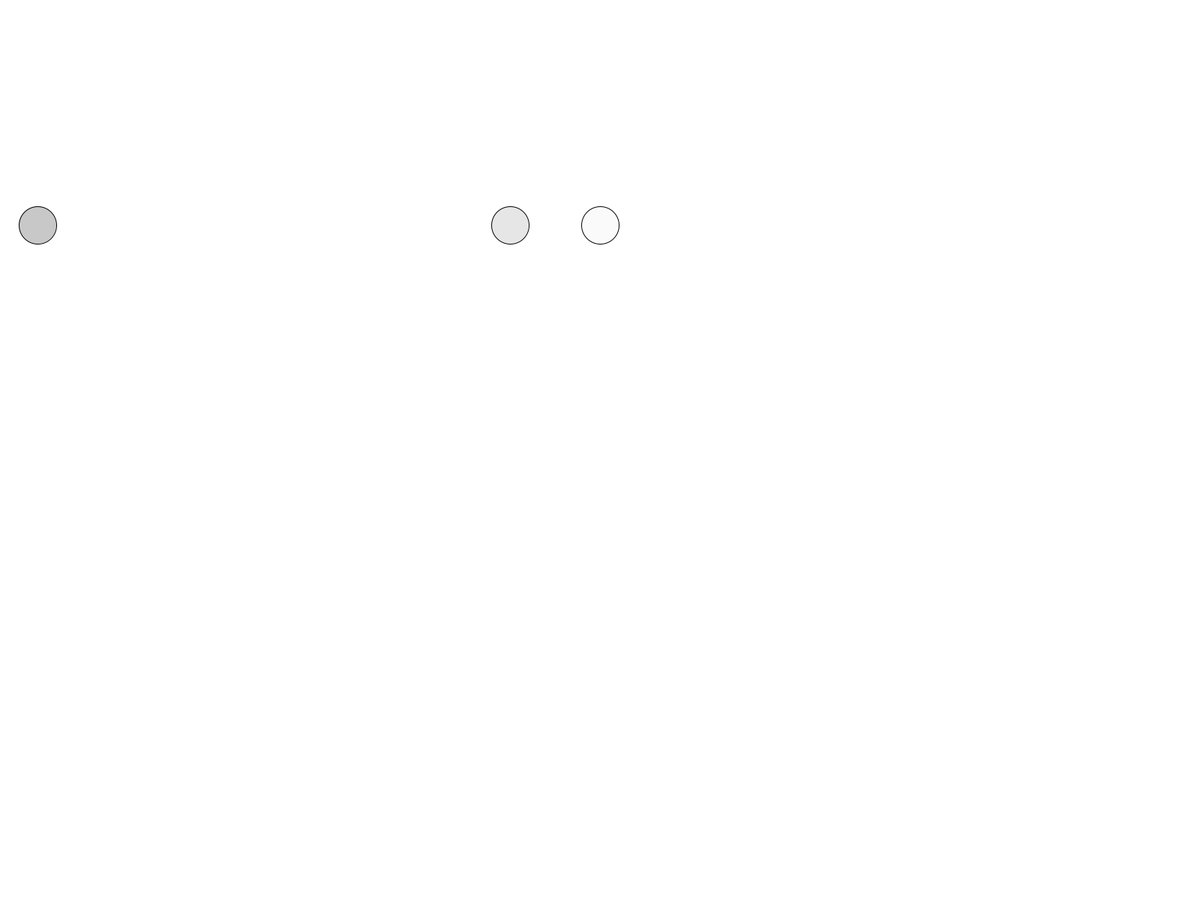
Frame 1 (no input)
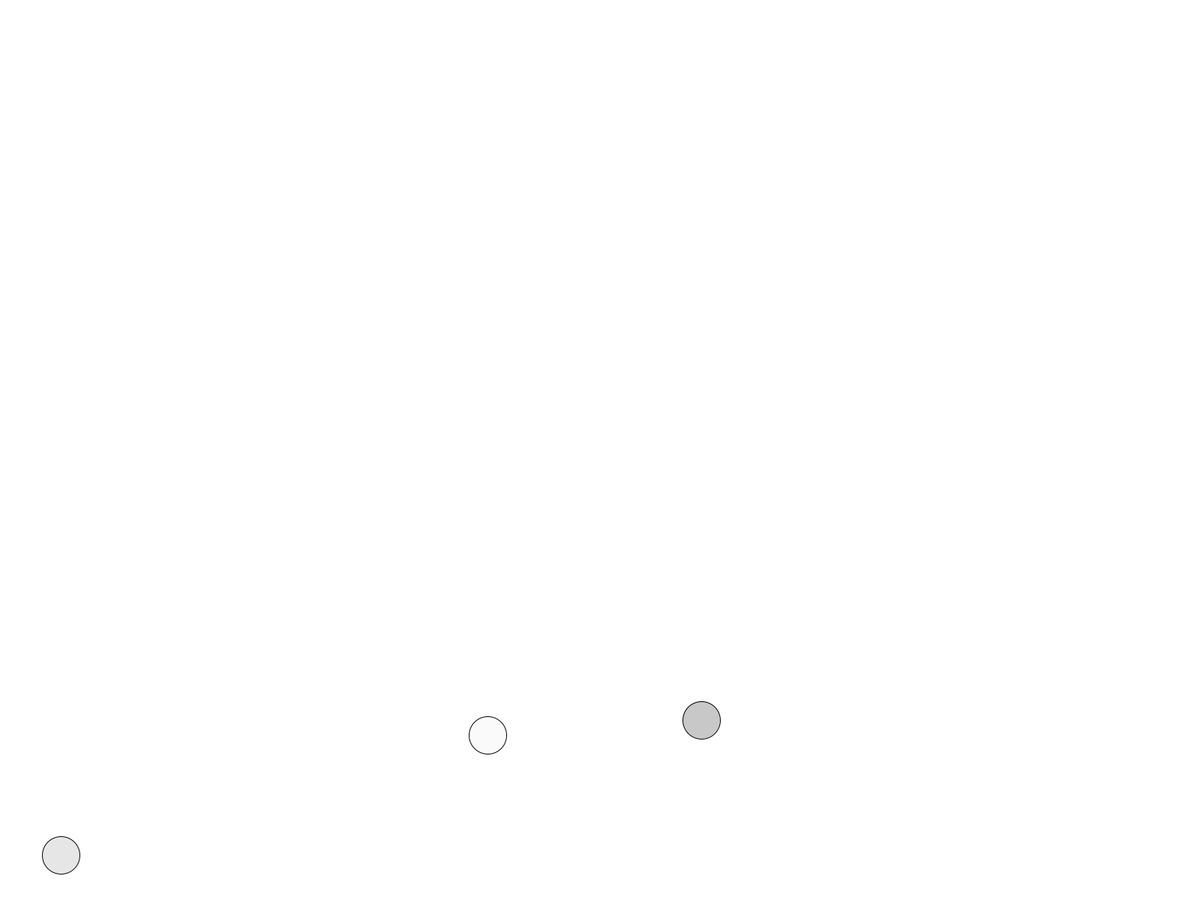
Frame 60 (the mouse pressed at the canvas centre just before this capture)
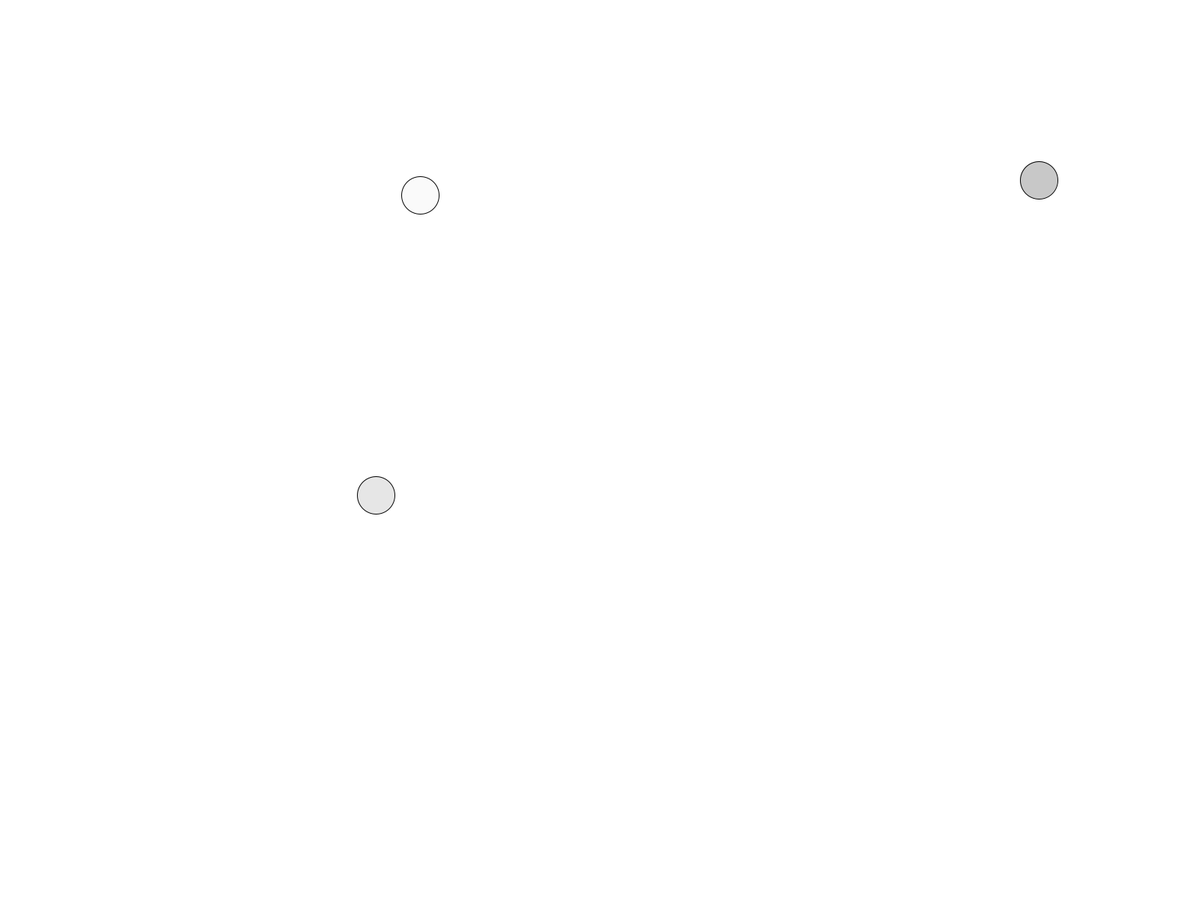
Frame 120 (the mouse held since frame 60 and released just before this capture)

The Processing sketch that drew these frames (run headless with seeded random() and noise(); from frame 60 on, the mouse is pressed at the canvas centre):

// Processing sketch: U1_Project2_Sneha_
// ── U1_Project2_Sneha_.pde
float x1 = 50;
float y1 = 300;
float x2 = 680;
float y2 = 300;
float X2 = 800; 
float Y2 = 300; 


float speedx1 = 15;
float speedx2 = -15;
float speedy1 = 20;
float speedy2 = -20;
float speedX2 = 30;
float speedY2 = -30; 

boolean collision = true;


void setup()
{
  fullScreen(); 
}

void draw()
{
  dist ();
  Boundaries ();

  background (255);
  
  fill (200);
  ellipse (x1,y1,50,50);

  x1 = x1 + speedx1;
  y1 = y1 + speedy1;
  
  fill (230);
  ellipse (x2,y2,50,50);
  x2 = x2 + speedx2;
  y2 = y2 + speedy2;
  
  fill (250);
  ellipse (X2,Y2,50,50);
  X2 = X2 + speedX2;
  Y2 = Y2 + speedY2;

  
  if (dist (x1,y1,x2,y2, X2, Y2) < 50)
  {
    fill(255);
    ellipse(100,100,100,100);
  }
  
}


void Boundaries ()
{
  if (x1 > width)
  {
    speedx1 = -speedx1;
  }
  
  if (x1 <= 0)
  {
    speedx1 = 15;
  }
  
  if (y1 > height)
  {
    speedy1 = -speedy1;
  }
  
  if (y1 <= 0)
  {
    speedy1 = 20;
  }
  
  if (x2 > width)
  {
    speedx2 = -speedx2;
  }
  
  if (x2 < 0)
  {
    speedx2 = 7;
  }
  
  if (y2 > height)
  {
    speedy2 = -speedy2;
  }
  
  if (y2 <= 0)
  {
    speedy2 = 30;
  }
  
  
  if (X2 > width)
  {
    speedX2 = -speedX2;
  }
  
  if (X2 < 0)
  {
    speedX2 = 15;
  }
  
  if (Y2 > height)
  {
    speedY2 = -speedY2;
  }
  
  if (Y2 <= 0)
  {
    speedY2 = 20;
  }
}


void dist ()
{
  if (dist (x1,y1,x2,y2) < 50) //when the distance between the two cirles are 
  {
    speedx1 = -speedx1;
    speedx2 = -speedx2;
  
    
    
    //every time the circles collide - create a new circle


if(dist (x2, y2, X2, Y2) < 50)
{
  speedX2 = -speedX2; 
  speedY2 = -speedY2; 
  
}






  }  
}
